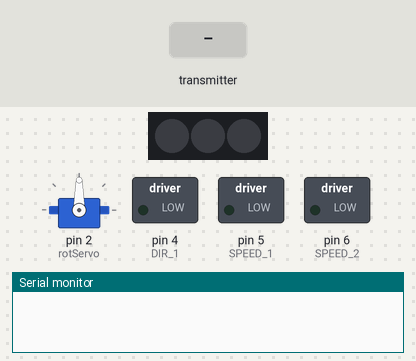
Simulated run of this sketch. Board: Arduino Uno, built with avr-gcc and run on an emulated ATmega328P. Parts: servo, 3 RGB LEDs in strip order, left to right, switched loads named in the sketch (green lamp = pin HIGH), the last lines printed to the serial monitor. The inputs (shaded band) are chosen by the test bench. No radio packets arrive unless stated; pins used as bus, display or sensor lines are not drawn.

Above: at 1.2 s.
1.3 s: the transmitter starts sending data.0 = 0
At 1.9 s:
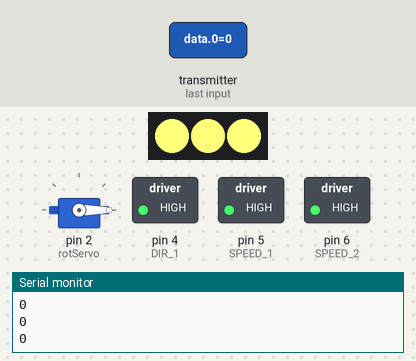
2.8 s: the transmitter starts sending data.0 = 256
At 3.1 s:
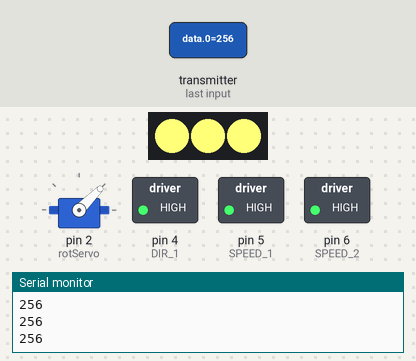
4.3 s: the transmitter starts sending data.0 = 512
At 5.4 s:
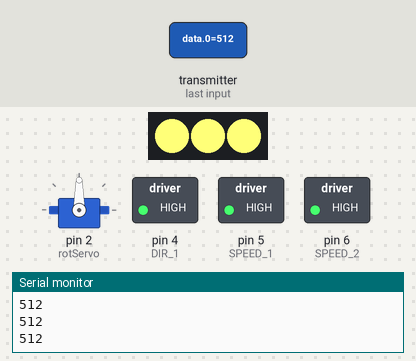
5.8 s: the transmitter starts sending data.0 = 1023
At 6.5 s:
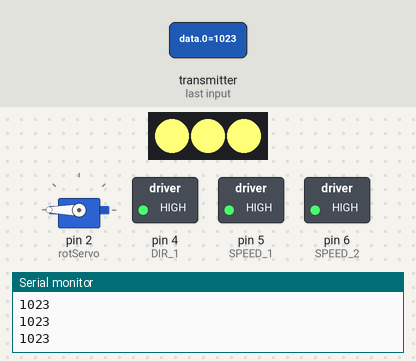
7.3 s: the transmitter starts sending data.1 = 256
At 7.7 s:
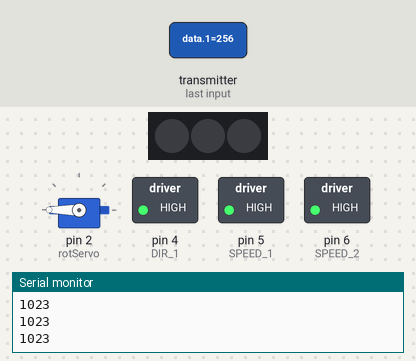
8.8 s: the transmitter starts sending data.1 = 0
At 10.0 s:
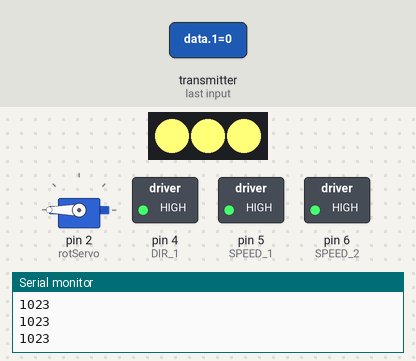
Timing chart, 0 to 11.3 s (numbered marks = the images above; inputs shaded):
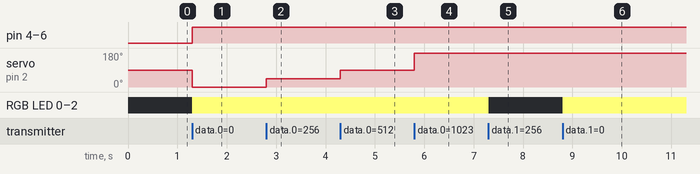

Measured:
- after the input at 1.3 s, pin 4 (DIR_1), pin 5 (SPEED_1), pin 6 (SPEED_2): LOW → HIGH at once; servo on pin 2 (rotServo): 90° → 0° at once; RGB LED 0–2: off → RGB(255, 255, 120) at once
- after the input at 2.8 s, servo on pin 2 (rotServo): 0° → 45° at once
- after the input at 4.3 s, servo on pin 2 (rotServo): 45° → 90° at once
- after the input at 5.8 s, servo on pin 2 (rotServo): 90° → 180° at once
- after the input at 7.3 s, RGB LED 0–2: RGB(255, 255, 120) → off at once
- after the input at 8.8 s, RGB LED 0–2: off → RGB(255, 255, 120) at once

The sketch:

Joystick.ino
```cpp
// Bot

#include <SPI.h>
#include <RF24.h>
#include <nRF24L01.h>
#include <Servo.h>
#include <Adafruit_NeoPixel.h>

#define SPEED_1      5
#define DIR_1        4

#define SPEED_2      6
#define DIR_2        7

#define LED_COUNT 3
#define MATRIX_PIN 7

Adafruit_NeoPixel matrix = Adafruit_NeoPixel(LED_COUNT, MATRIX_PIN, NEO_GRB + NEO_KHZ800);

const uint64_t pipe = 0xF0F1F2F3F4LL;

RF24 radio(9, 10);

int data[5];

Servo rotServo;
int servoAngle;

void setup(){
 Serial.begin(9600);
 radio.begin();
 radio.setChannel(3);
 radio.setDataRate(RF24_1MBPS);
 radio.setPALevel (RF24_PA_HIGH);
 radio.openReadingPipe(1, pipe);
 radio.startListening();

// motor pins
  for (int i = 4; i < 8; i++) {
    pinMode(i, OUTPUT);
  }

  rotServo.attach(2);
  matrix.begin();
}


void loop() {

 if (radio.available()) {

    radio.read(&data, sizeof(data));

    int ptmrVal = data[0];
    int btnState = data[1];

    servoAngle = map(ptmrVal, 0, 1023, 0, 180);
    rotServo.write(servoAngle);
    Serial.println(ptmrVal);

      if (btnState == 0) {
        for (int i = 0; i < LED_COUNT; i++) {
          matrix.setPixelColor(i, matrix.Color(255,255,120));
        }
        matrix.show();
      }
      else {
        for (int i = 0; i < LED_COUNT; i++) {
          matrix.setPixelColor(i, matrix.Color(0,0,0));
        }
        matrix.show();
      }

// 0 - Forward, 1 - backward, 2 - right, 3 - left
    switch (data[2]) {
      case 0: {
        digitalWrite(DIR_1, HIGH); // set direction
        analogWrite(SPEED_1, 255); // set speed

        digitalWrite(DIR_2, HIGH);
        analogWrite(SPEED_2, 255);

        break;
      }
      case 1: {
            digitalWrite(DIR_1, LOW);
            analogWrite(SPEED_1, 255);

            digitalWrite(DIR_2, LOW);
            analogWrite(SPEED_2, 255);

            break;
          }
        case 2: {
          digitalWrite(DIR_1, LOW);
          analogWrite(SPEED_1, 255);

          digitalWrite(DIR_2, HIGH);
          analogWrite(SPEED_2, 255);

          break;
        }
        case 3: {
          digitalWrite(DIR_1, HIGH);
          analogWrite(SPEED_1, 255);

          digitalWrite(DIR_2, LOW);
          analogWrite(SPEED_2, 255);

          break;
        }
        case 4: {
          digitalWrite(DIR_1, LOW);
          analogWrite(SPEED_1, 0);

          digitalWrite(DIR_2, LOW);
          analogWrite(SPEED_2, 0);

          break;
        }

  }
}
}
```
